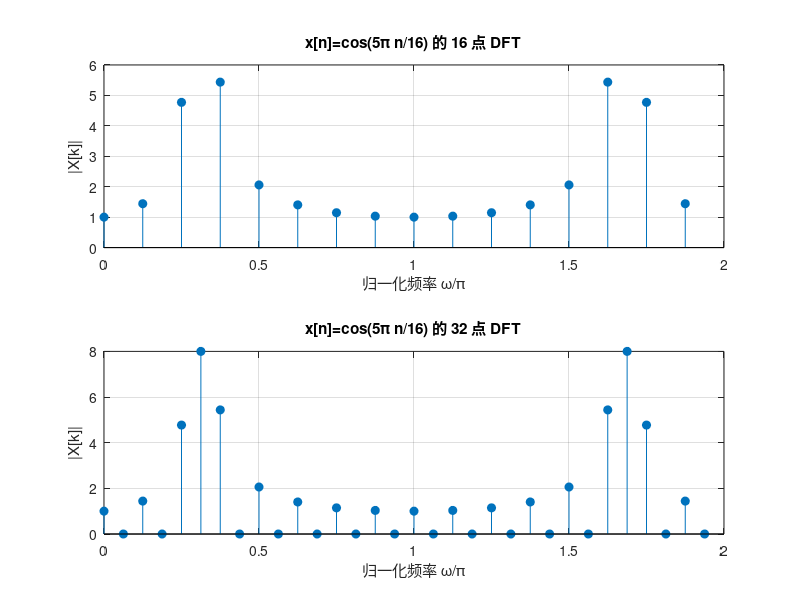

Source code (MATLAB): (Note: this script raises an error after producing the figure.)
%% 实验2 利用 DFT 分析离散时间信号的频谱
clear; close all; clc;

result_dir = fullfile(fileparts(mfilename('fullpath')), 'results');
if ~exist(result_dir, 'dir'), mkdir(result_dir); end

%% 1) x[n] = cos(5*pi*n/16), 0 <= n <= 15：16 点与 32 点 DFT
n = 0:15;
x1 = cos(5*pi*n/16);
nfft_cases = [16, 32];

fig1 = figure('Name', '实验2：有限长余弦序列 DFT', 'Color', 'w');
for idx = 1:numel(nfft_cases)
    nfft = nfft_cases(idx);
    X = fft(x1, nfft);
    omega = 2*pi*(0:nfft-1)/nfft;
    subplot(2,1,idx);
    stem(omega/pi, abs(X), 'filled'); grid on;
    xlabel('归一化频率 \omega/\pi'); ylabel('|X[k]|');
    title(sprintf('x[n]=cos(5\\pi n/16) 的 %d 点 DFT', nfft));
    xlim([0, 2]);
end
sgtitle('固定 16 点数据：补零使频率采样更密');
saveas(fig1, fullfile(result_dir, 'sequence_dft_16_and_32.png'));

%% 2) 三频模拟信号在不同观测长度下的 DFT
fs = 64;
sample_counts = [16, 32, 64];
fig2 = figure('Name', '实验2：三频信号 DFT', 'Color', 'w');
for idx = 1:numel(sample_counts)
    N = sample_counts(idx);
    t = (0:N-1) / fs;
    x2 = cos(8*pi*t) + cos(16*pi*t) + cos(20*pi*t);
    X = fft(x2, N);

    positive_bins = 0:floor(N/2);
    amplitude = abs(X(positive_bins + 1)) / N;
    if N > 2
        amplitude(2:end-1) = 2 * amplitude(2:end-1);
    end
    frequency = positive_bins * fs / N;

    subplot(3,1,idx);
    stem(frequency, amplitude, 'filled'); grid on;
    xlabel('频率/Hz'); ylabel('单边幅度');
    title(sprintf('N=%d，观测时间 %.3f s，\\Deltaf=%.1f Hz', N, N/fs, fs/N));
    xlim([0, fs/2]); ylim([0, 1.4]);
end
sgtitle('4 Hz、8 Hz、10 Hz 三频信号的频率分辨率');
saveas(fig2, fullfile(result_dir, 'three_tone_dft_resolution.png'));

fprintf('实验2完成。三种观测长度对应频率分辨率：%.1f、%.1f、%.1f Hz。\n', ...
    fs ./ sample_counts);
